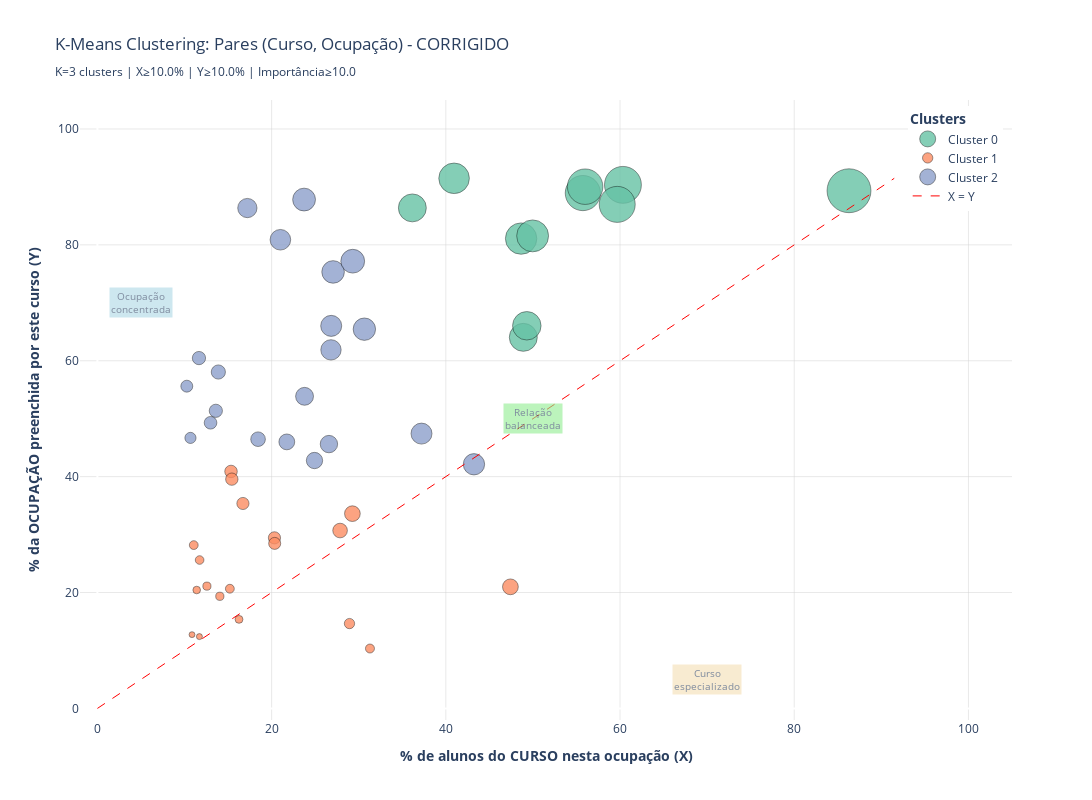

Notebook source saved alongside this figure:
### Code cell
# Gráfico interativo Plotly com clusters coloridos - CORRIGIDO
import plotly.graph_objects as go
import plotly.express as px

# Criar figura vazia
fig = go.Figure()

# Cores para cada cluster
cores = px.colors.qualitative.Set2

# Plotar cada cluster separadamente usando go.Scatter
for cluster_id in sorted(df_kmeans['Cluster'].unique()):
    cluster_data = df_kmeans[df_kmeans['Cluster'] == cluster_id].copy()
    
    # Criar texto de hover para este cluster
    hover_texts = []
    for idx, row in cluster_data.iterrows():
        hover_texts.append(
            f"<b>Curso:</b> {int(row['Curso'])}<br>" +
            f"<b>Ocupação:</b> {int(row['Ocupacao'])}<br>" +
            f"<b>X (% do curso):</b> {row['X_PctCurso']:.1f}%<br>" +
            f"<b>Y (% da ocupação):</b> {row['Y_PctOcupacao']:.1f}%<br>" +
            f"<b>Importância:</b> {row['Tamanho']:.1f}<br>" +
            f"<b>Cluster:</b> {int(row['Cluster'])}"
        )
    
    # Adicionar trace para este cluster
    fig.add_trace(go.Scatter(
        x=cluster_data['X_PctCurso'].values,
        y=cluster_data['Y_PctOcupacao'].values,
        mode='markers',
        name=f'Cluster {cluster_id}',
        marker=dict(
            size=cluster_data['Tamanho'].values * 0.5,
            color=cores[cluster_id % len(cores)],
            line=dict(width=0.5, color='black'),
            opacity=0.8
        ),
        text=hover_texts,
        hovertemplate='%{text}<extra></extra>'
    ))

# Adicionar linha diagonal
max_val = max(df_kmeans['X_PctCurso'].max(), df_kmeans['Y_PctOcupacao'].max())
fig.add_trace(go.Scatter(
    x=[0, max_val],
    y=[0, max_val],
    mode='lines',
    line=dict(color='red', width=1, dash='dash'),
    name='X = Y',
    hoverinfo='skip',
    showlegend=True
))

# Layout com título e anotações
fig.update_layout(
    title=f'K-Means Clustering: Pares (Curso, Ocupação) - CORRIGIDO<br><sub>K={elbow_k} clusters | X≥{min_x_pct}% | Y≥{min_y_pct}% | Importância≥{tamanho_min}</sub>',
    xaxis=dict(
        title='<b>% de alunos do CURSO nesta ocupação (X)</b>',
        range=[-2, 105],
        gridcolor='lightgray',
        gridwidth=0.5
    ),
    yaxis=dict(
        title='<b>% da OCUPAÇÃO preenchida por este curso (Y)</b>',
        range=[-2, 105],
        gridcolor='lightgray',
        gridwidth=0.5
    ),
    hovermode='closest',
    width=1100,
    height=800,
    plot_bgcolor='white',
    legend=dict(
        title=dict(text='<b>Clusters</b>'),
        orientation='v',
        yanchor='top',
        y=0.99,
        xanchor='right',
        x=0.99
    ),
    annotations=[
        dict(x=70, y=5, text="Curso<br>especializado", 
             showarrow=False, bgcolor="wheat", opacity=0.6, font=dict(size=10)),
        dict(x=5, y=70, text="Ocupação<br>concentrada", 
             showarrow=False, bgcolor="lightblue", opacity=0.6, font=dict(size=10)),
        dict(x=50, y=50, text="Relação<br>balanceada", 
             showarrow=False, bgcolor="lightgreen", opacity=0.6, font=dict(size=10))
    ]
)

fig.show()

print(f"\n✨ Visualização CORRIGIDA com {elbow_k} clusters gerada!")
print("   Passe o mouse sobre os pontos para ver detalhes")
print("   Clique nas legendas para mostrar/ocultar clusters")
print("   ⚠️  BUG CORRIGIDO: Agora as posições visuais correspondem aos valores do tooltip")

### Figure 1 — Plotly figure (JSON) as saved in the notebook; plotly's stock layout.template omitted (floating-point values rounded to 4 significant figures)
{"data": [{"hovertemplate": "%{text}<extra></extra>", "marker": {"color": "rgb(102,194,165)", "line": {"color": "black", "width": 0.5}, "opacity": 0.8, "size": [31.4, 30.6, 35.2, 27.98, 35.5, 36.92, 31.92, 43.9, 27.94, 36.02, 28.53]}, "mode": "markers", "name": "Cluster 0", "text": ["<b>Curso:</b> 311<br><b>Ocupação:</b> 2634<br><b>X (% do curso):</b> 48.6%<br><b>Y (% da ocupação):</b> 81.1%<br><b>Importância:</b> 62.8<br><b>Cluster:</b> 0", "<b>Curso:</b> 380<br><b>Ocupação:</b> 2611<br><b>X (% do curso):</b> 40.9%<br><b>Y (% da ocupação):</b> 91.5%<br><b>Importância:</b> 61.2<br><b>Cluster:</b> 0", "<b>Curso:</b> 581<br><b>Ocupação:</b> 2161<br><b>X (% do curso):</b> 55.7%<br><b>Y (% da ocupação):</b> 88.9%<br><b>Importância:</b> 70.4<br><b>Cluster:</b> 0", "<b>Curso:</b> 582<br><b>Ocupação:</b> 2142<br><b>X (% do curso):</b> 48.9%<br><b>Y (% da ocupação):</b> 64.0%<br><b>Importância:</b> 56.0<br><b>Cluster:</b> 0", "<b>Curso:</b> 641<br><b>Ocupação:</b> 2250<br><b>X (% do curso):</b> 56.0%<br><b>Y (% da ocupação):</b> 90.0%<br><b>Importância:</b> 71.0<br><b>Cluster:</b> 0", "<b>Curso:</b> 721<br><b>Ocupação:</b> 2211<br><b>X (% do curso):</b> 60.3%<br><b>Y (% da ocupação):</b> 90.4%<br><b>Importância:</b> 73.8<br><b>Cluster:</b> 0", "<b>Curso:</b> 723<br><b>Ocupação:</b> 2221<br><b>X (% do curso):</b> 50.0%<br><b>Y (% da ocupação):</b> 81.6%<br><b>Importância:</b> 63.8<br><b>Cluster:</b> 0", "<b>Curso:</b> 724<br><b>Ocupação:</b> 2261<br><b>X (% do curso):</b> 86.3%<br><b>Y (% da ocupação):</b> 89.3%<br><b>Importância:</b> 87.8<br><b>Cluster:</b> 0", "<b>Curso:</b> 726<br><b>Ocupação:</b> 2264<br><b>X (% do curso):</b> 36.2%<br><b>Y (% da ocupação):</b> 86.4%<br><b>Importância:</b> 55.9<br><b>Cluster:</b> 0", "<b>Curso:</b> 727<br><b>Ocupação:</b> 2262<br><b>X (% do curso):</b> 59.7%<br><b>Y (% da ocupação):</b> 87.0%<br><b>Importância:</b> 72.0<br><b>Cluster:</b> 0", "<b>Curso:</b> 762<br><b>Ocupação:</b> 2635<br><b>X (% do curso):</b> 49.3%<br><b>Y (% da ocupação):</b> 66.0%<br><b>Importância:</b> 57.1<br><b>Cluster:</b> 0"], "type": "scatter", "x": [48.64, 40.95, 55.73, 48.9, 55.99, 60.33, 49.96, 86.29, 36.16, 59.68, 49.3], "y": [81.08, 91.48, 88.94, 64.04, 90.04, 90.35, 81.55, 89.34, 86.38, 86.99, 66.04]}, {"hovertemplate": "%{text}<extra></extra>", "marker": {"color": "rgb(252,141,98)", "line": {"color": "black", "width": 0.5}, "opacity": 0.8, "size": [12.23, 10.29, 12.52, 12.15, 8.828, 8.861, 7.902, 8.991, 7.631, 5.879, 12.35, 12.04, 15.68, 8.245, 8.667, 6.023, 15.77, 8.144, 14.62]}, "mode": "markers", "name": "Cluster 1", "text": ["<b>Curso:</b> 145<br><b>Ocupação:</b> 2330<br><b>X (% do curso):</b> 20.3%<br><b>Y (% da ocupação):</b> 29.4%<br><b>Importância:</b> 24.5<br><b>Cluster:</b> 1", "<b>Curso:</b> 145<br><b>Ocupação:</b> 2341<br><b>X (% do curso):</b> 28.9%<br><b>Y (% da ocupação):</b> 14.6%<br><b>Importância:</b> 20.6<br><b>Cluster:</b> 1", "<b>Curso:</b> 146<br><b>Ocupação:</b> 3423<br><b>X (% do curso):</b> 15.3%<br><b>Y (% da ocupação):</b> 40.9%<br><b>Importância:</b> 25.0<br><b>Cluster:</b> 1", "<b>Curso:</b> 212<br><b>Ocupação:</b> 2354<br><b>X (% do curso):</b> 16.7%<br><b>Y (% da ocupação):</b> 35.4%<br><b>Importância:</b> 24.3<br><b>Cluster:</b> 1", "<b>Curso:</b> 212<br><b>Ocupação:</b> 2652<br><b>X (% do curso):</b> 11.1%<br><b>Y (% da ocupação):</b> 28.2%<br><b>Importância:</b> 17.7<br><b>Cluster:</b> 1", "<b>Curso:</b> 213<br><b>Ocupação:</b> 2166<br><b>X (% do curso):</b> 15.2%<br><b>Y (% da ocupação):</b> 20.7%<br><b>Importância:</b> 17.7<br><b>Cluster:</b> 1", "<b>Curso:</b> 223<br><b>Ocupação:</b> 2330<br><b>X (% do curso):</b> 16.3%<br><b>Y (% da ocupação):</b> 15.4%<br><b>Importância:</b> 15.8<br><b>Cluster:</b> 1", "<b>Curso:</b> 223<br><b>Ocupação:</b> 2341<br><b>X (% do curso):</b> 31.3%<br><b>Y (% da ocupação):</b> 10.3%<br><b>Importância:</b> 18.0<br><b>Cluster:</b> 1", "<b>Curso:</b> 345<br><b>Ocupação:</b> 0<br><b>X (% do curso):</b> 11.4%<br><b>Y (% da ocupação):</b> 20.4%<br><b>Importância:</b> 15.3<br><b>Cluster:</b> 1", "<b>Curso:</b> 380<br><b>Ocupação:</b> 0<br><b>X (% do curso):</b> 10.9%<br><b>Y (% da ocupação):</b> 12.7%<br><b>Importância:</b> 11.8<br><b>Cluster:</b> 1", "<b>Curso:</b> 442<br><b>Ocupação:</b> 2113<br><b>X (% do curso):</b> 15.4%<br><b>Y (% da ocupação):</b> 39.6%<br><b>Importância:</b> 24.7<br><b>Cluster:</b> 1", "<b>Curso:</b> 481<br><b>Ocupação:</b> 2511<br><b>X (% do curso):</b> 20.4%<br><b>Y (% da ocupação):</b> 28.5%<br><b>Importância:</b> 24.1<br><b>Cluster:</b> 1", "<b>Curso:</b> 483<br><b>Ocupação:</b> 2511<br><b>X (% do curso):</b> 29.3%<br><b>Y (% da ocupação):</b> 33.6%<br><b>Importância:</b> 31.4<br><b>Cluster:</b> 1", "<b>Curso:</b> 520<br><b>Ocupação:</b> 2142<br><b>X (% do curso):</b> 14.1%<br><b>Y (% da ocupação):</b> 19.3%<br><b>Importância:</b> 16.5<br><b>Cluster:</b> 1", "<b>Curso:</b> 544<br><b>Ocupação:</b> 2146<br><b>X (% do curso):</b> 11.7%<br><b>Y (% da ocupação):</b> 25.6%<br><b>Importância:</b> 17.3<br><b>Cluster:</b> 1", "<b>Curso:</b> 725<br><b>Ocupação:</b> 2266<br><b>X (% do curso):</b> 11.7%<br><b>Y (% da ocupação):</b> 12.4%<br><b>Importância:</b> 12.0<br><b>Cluster:</b> 1", "<b>Curso:</b> 815<br><b>Ocupação:</b> 5142<br><b>X (% do curso):</b> 47.4%<br><b>Y (% da ocupação):</b> 21.0%<br><b>Importância:</b> 31.5<br><b>Cluster:</b> 1", "<b>Curso:</b> 861<br><b>Ocupação:</b> 411<br><b>X (% do curso):</b> 12.6%<br><b>Y (% da ocupação):</b> 21.1%<br><b>Importância:</b> 16.3<br><b>Cluster:</b> 1", "<b>Curso:</b> 863<br><b>Ocupação:</b> 110<br><b>X (% do curso):</b> 27.9%<br><b>Y (% da ocupação):</b> 30.7%<br><b>Importância:</b> 29.2<br><b>Cluster:</b> 1"], "type": "scatter", "x": [20.32, 28.94, 15.34, 16.71, 11.06, 15.2, 16.26, 31.29, 11.4, 10.86, 15.43, 20.35, 29.27, 14.05, 11.73, 11.71, 47.41, 12.57, 27.86], "y": [29.44, 14.64, 40.89, 35.37, 28.19, 20.66, 15.37, 10.33, 20.43, 12.73, 39.56, 28.48, 33.61, 19.35, 25.61, 12.39, 20.98, 21.1, 30.7]}, {"hovertemplate": "%{text}<extra></extra>", "marker": {"color": "rgb(141,160,203)", "line": {"color": "black", "width": 0.5}, "opacity": 0.8, "size": [21.0, 14.2, 15.81, 20.37, 22.57, 21.34, 13.21, 22.39, 11.94, 12.65, 21.05, 23.78, 17.89, 20.61, 17.41, 22.82, 13.27, 14.64, 19.28, 11.16, 16.33]}, "mode": "markers", "name": "Cluster 2", "text": ["<b>Curso:</b> 142<br><b>Ocupação:</b> 2341<br><b>X (% do curso):</b> 37.2%<br><b>Y (% da ocupação):</b> 47.4%<br><b>Importância:</b> 42.0<br><b>Cluster:</b> 2", "<b>Curso:</b> 142<br><b>Ocupação:</b> 2342<br><b>X (% do curso):</b> 13.9%<br><b>Y (% da ocupação):</b> 58.1%<br><b>Importância:</b> 28.4<br><b>Cluster:</b> 2", "<b>Curso:</b> 214<br><b>Ocupação:</b> 2163<br><b>X (% do curso):</b> 21.7%<br><b>Y (% da ocupação):</b> 46.0%<br><b>Importância:</b> 31.6<br><b>Cluster:</b> 2", "<b>Curso:</b> 221<br><b>Ocupação:</b> 2636<br><b>X (% do curso):</b> 26.8%<br><b>Y (% da ocupação):</b> 61.9%<br><b>Importância:</b> 40.7<br><b>Cluster:</b> 2", "<b>Curso:</b> 321<br><b>Ocupação:</b> 2642<br><b>X (% do curso):</b> 27.1%<br><b>Y (% da ocupação):</b> 75.3%<br><b>Importância:</b> 45.1<br><b>Cluster:</b> 2", "<b>Curso:</b> 322<br><b>Ocupação:</b> 2622<br><b>X (% do curso):</b> 43.2%<br><b>Y (% da ocupação):</b> 42.1%<br><b>Importância:</b> 42.7<br><b>Cluster:</b> 2", "<b>Curso:</b> 342<br><b>Ocupação:</b> 2431<br><b>X (% do curso):</b> 13.6%<br><b>Y (% da ocupação):</b> 51.4%<br><b>Importância:</b> 26.4<br><b>Cluster:</b> 2", "<b>Curso:</b> 344<br><b>Ocupação:</b> 2411<br><b>X (% do curso):</b> 30.6%<br><b>Y (% da ocupação):</b> 65.4%<br><b>Importância:</b> 44.8<br><b>Cluster:</b> 2", "<b>Curso:</b> 421<br><b>Ocupação:</b> 2131<br><b>X (% do curso):</b> 10.3%<br><b>Y (% da ocupação):</b> 55.6%<br><b>Importância:</b> 23.9<br><b>Cluster:</b> 2", "<b>Curso:</b> 462<br><b>Ocupação:</b> 2120<br><b>X (% do curso):</b> 13.0%<br><b>Y (% da ocupação):</b> 49.3%<br><b>Importância:</b> 25.3<br><b>Cluster:</b> 2", "<b>Curso:</b> 521<br><b>Ocupação:</b> 2144<br><b>X (% do curso):</b> 26.8%<br><b>Y (% da ocupação):</b> 66.0%<br><b>Importância:</b> 42.1<br><b>Cluster:</b> 2", "<b>Curso:</b> 522<br><b>Ocupação:</b> 2151<br><b>X (% do curso):</b> 29.3%<br><b>Y (% da ocupação):</b> 77.2%<br><b>Importância:</b> 47.6<br><b>Cluster:</b> 2", "<b>Curso:</b> 524<br><b>Ocupação:</b> 2145<br><b>X (% do curso):</b> 23.8%<br><b>Y (% da ocupação):</b> 53.9%<br><b>Importância:</b> 35.8<br><b>Cluster:</b> 2", "<b>Curso:</b> 621<br><b>Ocupação:</b> 2132<br><b>X (% do curso):</b> 21.0%<br><b>Y (% da ocupação):</b> 80.9%<br><b>Importância:</b> 41.2<br><b>Cluster:</b> 2", "<b>Curso:</b> 720<br><b>Ocupação:</b> 3423<br><b>X (% do curso):</b> 26.6%<br><b>Y (% da ocupação):</b> 45.6%<br><b>Importância:</b> 34.8<br><b>Cluster:</b> 2", "<b>Curso:</b> 721<br><b>Ocupação:</b> 2212<br><b>X (% do curso):</b> 23.7%<br><b>Y (% da ocupação):</b> 87.8%<br><b>Importância:</b> 45.6<br><b>Cluster:</b> 2", "<b>Curso:</b> 723<br><b>Ocupação:</b> 5321<br><b>X (% do curso):</b> 11.7%<br><b>Y (% da ocupação):</b> 60.5%<br><b>Importância:</b> 26.5<br><b>Cluster:</b> 2", "<b>Curso:</b> 725<br><b>Ocupação:</b> 3211<br><b>X (% do curso):</b> 18.4%<br><b>Y (% da ocupação):</b> 46.5%<br><b>Importância:</b> 29.3<br><b>Cluster:</b> 2", "<b>Curso:</b> 726<br><b>Ocupação:</b> 2265<br><b>X (% do curso):</b> 17.2%<br><b>Y (% da ocupação):</b> 86.4%<br><b>Importância:</b> 38.6<br><b>Cluster:</b> 2", "<b>Curso:</b> 811<br><b>Ocupação:</b> 3434<br><b>X (% do curso):</b> 10.7%<br><b>Y (% da ocupação):</b> 46.7%<br><b>Importância:</b> 22.3<br><b>Cluster:</b> 2", "<b>Curso:</b> 840<br><b>Ocupação:</b> 3153<br><b>X (% do curso):</b> 24.9%<br><b>Y (% da ocupação):</b> 42.8%<br><b>Importância:</b> 32.7<br><b>Cluster:</b> 2"], "type": "scatter", "x": [37.21, 13.88, 21.74, 26.81, 27.06, 43.23, 13.59, 30.65, 10.26, 12.99, 26.84, 29.31, 23.78, 21.01, 26.58, 23.73, 11.66, 18.44, 17.21, 10.68, 24.92], "y": [47.43, 58.06, 46.0, 61.88, 75.33, 42.13, 51.36, 65.45, 55.61, 49.3, 66.02, 77.18, 53.86, 80.88, 45.62, 87.82, 60.46, 46.46, 86.35, 46.68, 42.78]}, {"hoverinfo": "skip", "line": {"color": "red", "dash": "dash", "width": 1}, "mode": "lines", "name": "X = Y", "showlegend": true, "type": "scatter", "x": [0, 91.48], "y": [0, 91.48]}], "layout": {"annotations": [{"bgcolor": "wheat", "font": {"size": 10}, "opacity": 0.6, "showarrow": false, "text": "Curso<br>especializado", "x": 70, "y": 5}, {"bgcolor": "lightblue", "font": {"size": 10}, "opacity": 0.6, "showarrow": false, "text": "Ocupação<br>concentrada", "x": 5, "y": 70}, {"bgcolor": "lightgreen", "font": {"size": 10}, "opacity": 0.6, "showarrow": false, "text": "Relação<br>balanceada", "x": 50, "y": 50}], "height": 800, "hovermode": "closest", "legend": {"orientation": "v", "title": {"text": "<b>Clusters</b>"}, "x": 0.99, "xanchor": "right", "y": 0.99, "yanchor": "top"}, "plot_bgcolor": "white", "title": {"text": "K-Means Clustering: Pares (Curso, Ocupação) - CORRIGIDO<br><sub>K=3 clusters | X≥10.0% | Y≥10.0% | Importância≥10.0</sub>"}, "width": 1100, "xaxis": {"gridcolor": "lightgray", "gridwidth": 0.5, "range": [-2, 105], "title": {"text": "<b>% de alunos do CURSO nesta ocupação (X)</b>"}}, "yaxis": {"gridcolor": "lightgray", "gridwidth": 0.5, "range": [-2, 105], "title": {"text": "<b>% da OCUPAÇÃO preenchida por este curso (Y)</b>"}}}}
